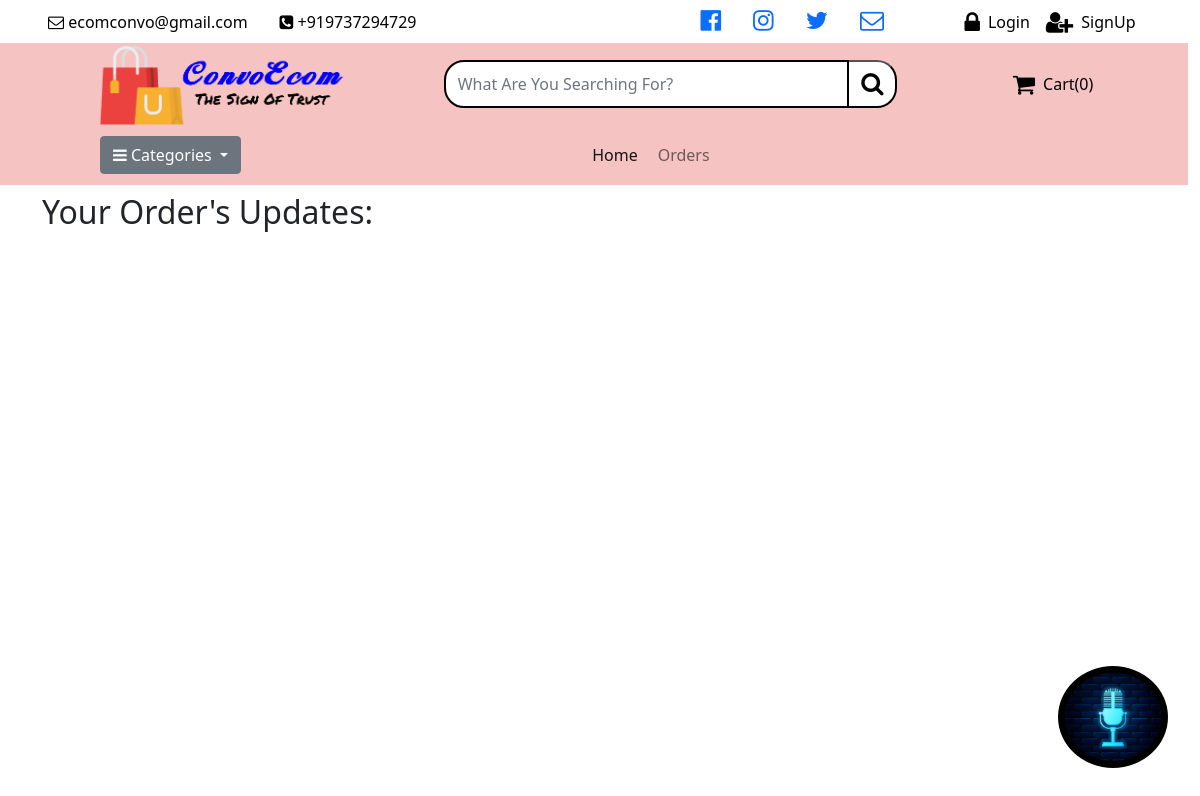
Before: /track-order/37/ with the older database file.
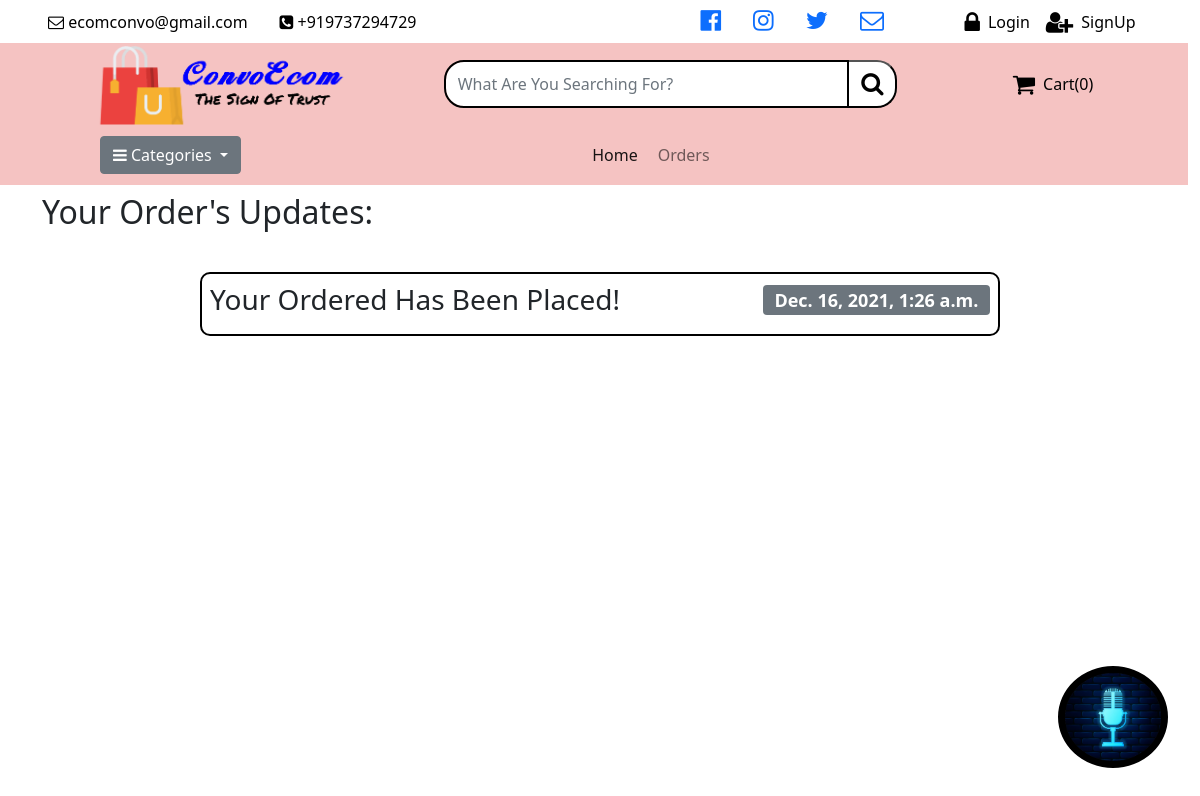
After: the same page with the newer database file.
### Ecom/models.py (models this page shows)
class OrderUpdates(models.Model):
    update_id=models.AutoField(primary_key=True)
    ordered_item=models.ForeignKey(OrderItem,on_delete=models.SET_NULL,blank=True,null=True)
    description=models.CharField(max_length=300)
    timeStamp=models.DateTimeField(auto_now_add=True)
    def __str__(self):
        return str(self.ordered_item)+" "+str(self.description)
    class Meta:
        verbose_name_plural = "Order Updates"

### Ecom/views.py (the view)
# urls.py: path("track-order/<int:order>/",views.trackOrder,name="trackOrder"),
def trackOrder(request,order):
    thatOrder=OrderItem.objects.filter(order=order).first()
    updates=OrderUpdates.objects.filter(ordered_item=thatOrder)
    print(updates)
    allUpdates=[]
    for update in updates:
        allUpdates.append([update.description,update.timeStamp])
    allUpdates.reverse()
    print(allUpdates)
    if request.user.is_authenticated:
        customer=request.user
        order,created=Order.objects.get_or_create(customer=customer,complete=False)
        cartItems=order.get_cart_items
    else:
        cartItems=0
    cats=Categories.objects.all()
    return render(request,"Ecom/tracking.html",{"updates":allUpdates,"cartItems":cartItems,"categories":cats})

### Ecom/models.py (called while the page is built)
    def __str__(self):
        return self.category

    def __str__(self):
        return str(self.id)

    def __str__(self):
        return str(self.order)

### templates/Ecom/tracking.html (shortened to what this page needs)
{% extends 'basic3.html' %}
{% block body %}
<div class="container">
    <h2 class="my-2">Your Order's Updates:</h2>
    <br>
    <div class="d-flex justify-contant-center align-items-center flex-column">
        {% for update,timeStamp in updates %}
        <div class="update d-flex justify-content-between align-items-center p-2 my-2">
            <h3>{{update}}</h3>
            <h4><span class="badge bg-secondary ">{{timeStamp}}</span></h4>
        </div>
        {% endfor %}
    </div>
</div>
{% endblock body %}

Changed rows visible on the page:
added OrderUpdates: updates "Your Ordered Has Been Placed!", updates "Dec. 16, 2021, 1:26 a.m."
